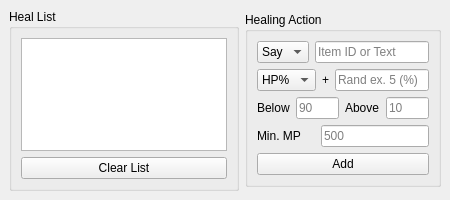
<?xml version="1.0" encoding="UTF-8"?>
<ui version="4.0">
 <class>Healing_View</class>
 <widget class="QMainWindow" name="Healing_View">
  <property name="geometry">
   <rect>
    <x>0</x>
    <y>0</y>
    <width>450</width>
    <height>200</height>
   </rect>
  </property>
  <property name="sizePolicy">
   <sizepolicy hsizetype="Fixed" vsizetype="Fixed">
    <horstretch>0</horstretch>
    <verstretch>0</verstretch>
   </sizepolicy>
  </property>
  <property name="maximumSize">
   <size>
    <width>450</width>
    <height>200</height>
   </size>
  </property>
  <property name="windowTitle">
   <string>Healing</string>
  </property>
  <widget class="QWidget" name="centralwidget">
   <property name="sizePolicy">
    <sizepolicy hsizetype="Fixed" vsizetype="Fixed">
     <horstretch>0</horstretch>
     <verstretch>0</verstretch>
    </sizepolicy>
   </property>
   <property name="minimumSize">
    <size>
     <width>450</width>
     <height>200</height>
    </size>
   </property>
   <property name="maximumSize">
    <size>
     <width>400</width>
     <height>200</height>
    </size>
   </property>
   <layout class="QHBoxLayout" name="horizontalLayout">
    <item>
     <widget class="QGroupBox" name="groupBox">
      <property name="sizePolicy">
       <sizepolicy hsizetype="Fixed" vsizetype="Fixed">
        <horstretch>0</horstretch>
        <verstretch>0</verstretch>
       </sizepolicy>
      </property>
      <property name="minimumSize">
       <size>
        <width>220</width>
        <height>0</height>
       </size>
      </property>
      <property name="maximumSize">
       <size>
        <width>230</width>
        <height>16777215</height>
       </size>
      </property>
      <property name="title">
       <string>Heal List</string>
      </property>
      <layout class="QVBoxLayout" name="verticalLayout_5">
       <item>
        <widget class="QTableWidget" name="healing_tableWidget"/>
       </item>
       <item>
        <widget class="QPushButton" name="clear_pushButton">
         <property name="sizePolicy">
          <sizepolicy hsizetype="Minimum" vsizetype="Fixed">
           <horstretch>0</horstretch>
           <verstretch>0</verstretch>
          </sizepolicy>
         </property>
         <property name="text">
          <string>Clear List</string>
         </property>
        </widget>
       </item>
      </layout>
     </widget>
    </item>
    <item>
     <widget class="QGroupBox" name="groupBox_2">
      <property name="sizePolicy">
       <sizepolicy hsizetype="Ignored" vsizetype="Fixed">
        <horstretch>0</horstretch>
        <verstretch>0</verstretch>
       </sizepolicy>
      </property>
      <property name="title">
       <string>Healing Action</string>
      </property>
      <layout class="QVBoxLayout" name="verticalLayout_3">
       <item>
        <layout class="QVBoxLayout" name="verticalLayout">
         <property name="sizeConstraint">
          <enum>QLayout::SizeConstraint::SetMinimumSize</enum>
         </property>
         <item>
          <layout class="QHBoxLayout" name="horizontalLayout_3">
           <property name="sizeConstraint">
            <enum>QLayout::SizeConstraint::SetMinimumSize</enum>
           </property>
           <item>
            <widget class="QComboBox" name="action_comboBox">
             <property name="sizePolicy">
              <sizepolicy hsizetype="Fixed" vsizetype="Fixed">
               <horstretch>0</horstretch>
               <verstretch>0</verstretch>
              </sizepolicy>
             </property>
             <item>
              <property name="text">
               <string>Say</string>
              </property>
             </item>
             <item>
              <property name="text">
               <string>Use</string>
              </property>
             </item>
            </widget>
           </item>
           <item>
            <widget class="QLineEdit" name="heal_lineEdit">
             <property name="placeholderText">
              <string>Item ID or Text</string>
             </property>
            </widget>
           </item>
          </layout>
         </item>
         <item>
          <layout class="QHBoxLayout" name="horizontalLayout_5">
           <property name="sizeConstraint">
            <enum>QLayout::SizeConstraint::SetMaximumSize</enum>
           </property>
           <item>
            <widget class="QComboBox" name="condition_comboBox">
             <property name="sizePolicy">
              <sizepolicy hsizetype="Fixed" vsizetype="Fixed">
               <horstretch>0</horstretch>
               <verstretch>0</verstretch>
              </sizepolicy>
             </property>
             <item>
              <property name="text">
               <string>HP%</string>
              </property>
             </item>
             <item>
              <property name="text">
               <string>MP%</string>
              </property>
             </item>
            </widget>
           </item>
           <item>
            <widget class="QLabel" name="label">
             <property name="sizePolicy">
              <sizepolicy hsizetype="Fixed" vsizetype="Fixed">
               <horstretch>0</horstretch>
               <verstretch>0</verstretch>
              </sizepolicy>
             </property>
             <property name="text">
              <string>+</string>
             </property>
            </widget>
           </item>
           <item>
            <widget class="QLineEdit" name="random_lineEdit">
             <property name="maxLength">
              <number>1</number>
             </property>
             <property name="placeholderText">
              <string>Rand ex. 5 (%)</string>
             </property>
            </widget>
           </item>
          </layout>
         </item>
         <item>
          <layout class="QHBoxLayout" name="horizontalLayout_2">
           <item>
            <widget class="QLabel" name="label_6">
             <property name="sizePolicy">
              <sizepolicy hsizetype="Fixed" vsizetype="Fixed">
               <horstretch>0</horstretch>
               <verstretch>0</verstretch>
              </sizepolicy>
             </property>
             <property name="text">
              <string>Below</string>
             </property>
             <property name="buddy">
              <cstring>belowHp_lineEdit</cstring>
             </property>
            </widget>
           </item>
           <item>
            <widget class="QLineEdit" name="belowHp_lineEdit">
             <property name="sizePolicy">
              <sizepolicy hsizetype="Fixed" vsizetype="Fixed">
               <horstretch>0</horstretch>
               <verstretch>0</verstretch>
              </sizepolicy>
             </property>
             <property name="maxLength">
              <number>2</number>
             </property>
             <property name="placeholderText">
              <string>90</string>
             </property>
            </widget>
           </item>
           <item>
            <widget class="QLabel" name="label_8">
             <property name="sizePolicy">
              <sizepolicy hsizetype="Fixed" vsizetype="Fixed">
               <horstretch>0</horstretch>
               <verstretch>0</verstretch>
              </sizepolicy>
             </property>
             <property name="text">
              <string>Above</string>
             </property>
             <property name="buddy">
              <cstring>aboveHp_lineEdit</cstring>
             </property>
            </widget>
           </item>
           <item>
            <widget class="QLineEdit" name="aboveHp_lineEdit">
             <property name="sizePolicy">
              <sizepolicy hsizetype="Fixed" vsizetype="Fixed">
               <horstretch>0</horstretch>
               <verstretch>0</verstretch>
              </sizepolicy>
             </property>
             <property name="maxLength">
              <number>2</number>
             </property>
             <property name="placeholderText">
              <string>10</string>
             </property>
            </widget>
           </item>
          </layout>
         </item>
         <item>
          <layout class="QHBoxLayout" name="horizontalLayout_4">
           <property name="sizeConstraint">
            <enum>QLayout::SizeConstraint::SetMaximumSize</enum>
           </property>
           <item>
            <widget class="QLabel" name="label_10">
             <property name="sizePolicy">
              <sizepolicy hsizetype="Minimum" vsizetype="Fixed">
               <horstretch>0</horstretch>
               <verstretch>0</verstretch>
              </sizepolicy>
             </property>
             <property name="text">
              <string>Min. MP</string>
             </property>
             <property name="buddy">
              <cstring>minimum_lineEdit</cstring>
             </property>
            </widget>
           </item>
           <item>
            <widget class="QLineEdit" name="minimum_lineEdit">
             <property name="sizePolicy">
              <sizepolicy hsizetype="Fixed" vsizetype="Fixed">
               <horstretch>0</horstretch>
               <verstretch>0</verstretch>
              </sizepolicy>
             </property>
             <property name="placeholderText">
              <string>500</string>
             </property>
            </widget>
           </item>
          </layout>
         </item>
         <item>
          <widget class="QPushButton" name="add_pushButton">
           <property name="sizePolicy">
            <sizepolicy hsizetype="Minimum" vsizetype="Fixed">
             <horstretch>0</horstretch>
             <verstretch>0</verstretch>
            </sizepolicy>
           </property>
           <property name="text">
            <string>Add</string>
           </property>
          </widget>
         </item>
        </layout>
       </item>
      </layout>
     </widget>
    </item>
   </layout>
  </widget>
 </widget>
 <resources/>
 <connections/>
</ui>
